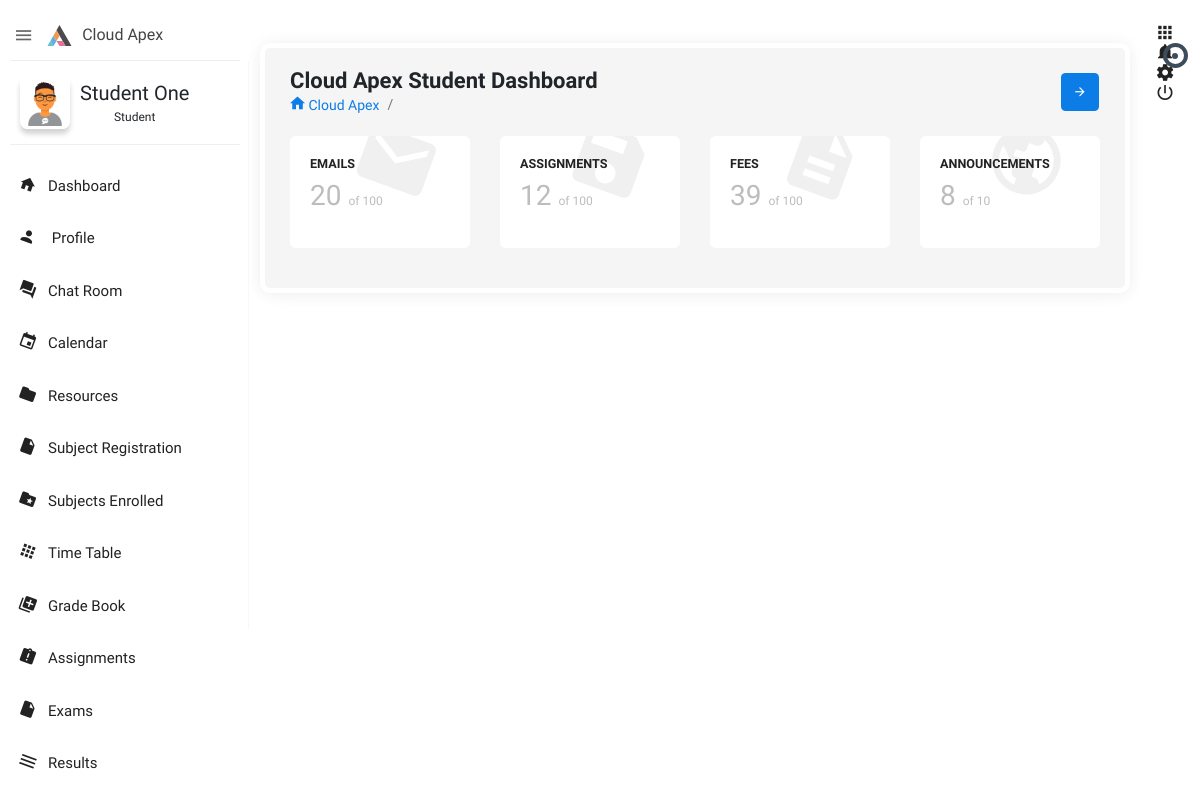
/student/ (signed in), run on the app's committed database.
### student/models.py (models this page shows, shortened)
class Student(models.Model):
   first_name = models.CharField(max_length=100)
   last_name = models.CharField(max_length=100)
   contact_no = models.CharField(max_length=20,default='2547xxxxxxx')
   parent_name = models.CharField(max_length=100)
   parent_phone_no = models.CharField(max_length=20,default='2547xxxxxxx')
   city = models.CharField(max_length=100,default='Nairobi')
   country = models.CharField(max_length=100,default='Kenya')
   profile = models.ImageField(blank=True,null=True,upload_to='profile/')
   user = models.OneToOneField(Account,on_delete=models.CASCADE)
   about = models.TextField(max_length=500,blank=True,null=True)

### student/views.py (the view)
# urls.py: path('',StudentDashboard.as_view(),name='student_dashboard'),
class StudentDashboard(View):
   template_name = 'student/index.html'
   @method_decorator(login_required, 'signin')
   def get(self, request):
      user_id = request.user.id
      student_id = getLogedInStudentId(user_id)
      student = Student.objects.get(id=student_id)
      context = {
         'student': student,
         'school_name': constants.SCHOOL_NAME,
      }
      return render(request, self.template_name, context)

### student/views.py (called while the page is built)
def getLogedInStudentId(user_id):
    s = Student.objects.get(user_id=user_id)
    return s.id

### templates/student/index.html (shortened to what this page needs)
﻿{% extends 'includes/student_base.html' %} {% block sidebar %} {% endblock %} {% block content %}
<section class="content">
    <div class="">
        <div class="block-header">
            <div class="row">
                <div class="col-lg-7 col-md-6 col-sm-12">
                    <h2>{{ school_name }} Student Dashboard</h2>
                    <ul class="breadcrumb">
                        <li class="breadcrumb-item"><a href="index.html"><i class="zmdi zmdi-home"></i> {{ school_name }} </a></li>
                        <li class="breadcrumb-item active">{{ student.name }}</li>
                    </ul>
                </div>
                <div class="col-lg-5 col-md-6 col-sm-12">
                    <button class="btn btn-primary btn-icon float-right right_icon_toggle_btn" type="button"><i class="zmdi zmdi-arrow-right"></i></button>
                </div>
            </div>
        </div>
        <div class="container-fluid">
            <div class="row clearfix">
                <div class="col-lg-3 col-md-6 col-sm-12">
                    <div class="card widget_2 big_icon email">
                        <div class="body">
                            <h6>Emails</h6>
                            <h2>20 <small class="info">of 100</small></h2>
                        </div>
                    </div>
                </div>
                <div class="col-lg-3 col-md-6 col-sm-12">
                    <div class="card widget_2 big_icon storage">
                        <div class="body">
                            <h6 style="z-index: 100 !important; position:relative;"> Assignments</h6>
                            <h2>12 <small class="info">of 100</small></h2>
                        </div>
                    </div>
                </div>
                <div class="col-lg-3 col-md-6 col-sm-12">
                    <div class="card widget_2 big_icon documents">
                        <div class="body">
                            <h6>Fees</h6>
                            <h2>39 <small class="info">of 100</small></h2>
                        </div>
                    </div>
                </div>
                <div class="col-lg-3 col-md-6 col-sm-12">
                    <div class="card widget_2 big_icon domains">
                        <div class="body">
                            <h6 style="z-index: 100 !important; position:relative;">Announcements</h6>
                            <h2>8 <small class="info">of 10</small></h2>
                        </div>
                    </div>
                </div>
            </div>
        </div>
    </div>
</section>
{% endblock %}

### templates/includes/student_base.html (shortened to what this page needs)
{% load static %} {% load active_link_tags %}
<!doctype html>
<html class="no-js" lang="en">
<head>
    <link rel="stylesheet" href="{% static 'assets/plugins/bootstrap/css/bootstrap.min.css' %}">
    <link rel="stylesheet" href="{% static 'assets/plugins/jvectormap/jquery-jvectormap-2.0.3.min.css' %}" />
    <link rel="stylesheet" href="{% static 'assets/plugins/charts-c3/plugin.css' %}" />
    <link rel="stylesheet" href="{% static 'assets/plugins/morrisjs/morris.min.css' %}" />
    <link rel="stylesheet" href="{% static 'assets/css/style.min.css' %}">
</head>
<body class="theme-blush">
    <div class="navbar-right">
        <ul class="navbar-nav">
            <li class="dropdown">
                <a href="javascript:void(0);" class="dropdown-toggle" title="App" data-toggle="dropdown" role="button"><i class="zmdi zmdi-apps"></i></a>
            </li>
            <li class="dropdown">
                <a href="javascript:void(0);" class="dropdown-toggle" title="Notifications" data-toggle="dropdown" role="button"><i class="zmdi zmdi-notifications"></i>
                <div class="notify"><span class="heartbit"></span><span class="point"></span></div>
            </a>
            </li>
            <li><a href="javascript:void(0);" class="js-right-sidebar" title="Setting"><i class="zmdi zmdi-settings zmdi-hc-spin"></i></a></li>
            <li><a href="sign-in.html" class="mega-menu" title="Sign Out"><i class="zmdi zmdi-power"></i></a></li>
        </ul>
    </div>
    <aside id="leftsidebar" class="sidebar">
        <div class="navbar-brand">
            <button class="btn-menu ls-toggle-btn" type="button"><i class="zmdi zmdi-menu"></i></button>
            <a href="index.html"><img src="{% static 'assets/images/logo.svg' %}" width="25" alt="Aero"><span class="m-l-10">{{ school_name }}</span></a>
        </div>
        <div class="menu">
            <ul class="list">
                <li>
                    <div class="user-info">
                        <a class="image" href="profile.html"><img src="{{ student.profile.url }}" alt="User"></a>
                        <div class="detail">
                            <h4>{{ student.first_name }} {{ student.last_name }} </h4>
                            <small>Student</small>
                        </div>
                    </div>
                </li>
                <li class="{% active_link 'student_dashboard' 'active open' strict=True %}">
                    <a href="{% url 'student_dashboard' %}"><i class="zmdi zmdi-home"></i><span>Dashboard</span></a>
                </li>
                <li class="{% active_link 'student_profile' 'active open' strict=True %}">
                    <a href="{% url 'student_profile' %}"><i class="zmdi zmdi-account"></i><span>  Profile</span></a>
                </li>
                <li class="{% active_link 'student_chat' 'active open' strict=True %}">
                    <a href="{% url 'student_chat' %}"><i class="zmdi zmdi-comments"></i><span>Chat Room</span></a>
                </li>
                <li class="{% active_link 'student_calendar' 'active open' strict=True %}">
                    <a href="{% url 'student_calendar' %}"><i class="zmdi zmdi-calendar"></i><span>Calendar</span></a>
                </li>
                <li class="{% active_link 'student_resources' 'active open' strict=True %}">
                    <a href="{% url 'student_resources' %}"><i class="zmdi zmdi-folder"></i><span>Resources</span></a>
                </li>
                <li class="{% active_link 'student_subject_registration' 'active open' strict=True %}">
                    <a href="{% url 'student_subject_registration' %}"><i class="zmdi zmdi-file"></i><span>Subject Registration</span></a>
                </li>
                <li class="{% active_link 'student_subjects_enrolled' 'active open' strict=True %}">
                    <a href="{% url 'student_subjects_enrolled' %}"><i class="zmdi zmdi-folder-star"></i><span>Subjects Enrolled</span></a>
                </li>
                <li class="{% active_link 'student_timetable' 'active open' strict=True %}">
                    <a href="{% url 'student_timetable' %}"><i class="zmdi zmdi-apps"></i><span>Time Table</span></a>
                </li>
                <li class="{% active_link 'student_gradebook' 'active open' strict=True %}">
                    <a href="{% url 'student_gradebook' %}"><i class="zmdi zmdi-collection-plus"></i><span>Grade Book</span></a>
                </li>
                <li class="{% active_link 'student_assignments' 'active open' strict=True %}">
                    <a href="{% url 'student_assignments' %}"><i class="zmdi zmdi-assignment-alert"></i><span>Assignments</span></a>
                </li>
                <li class="{% active_link 'student_exams' 'active open' strict=True %}">
                    <a href="{% url 'student_exams' %}"><i class="zmdi zmdi-file"></i><span>Exams</span></a>
                </li>
                <li class="{% active_link 'student_results' 'active open' strict=True %}">
                    <a href="{% url 'student_results' %}"><i class="zmdi zmdi-menu"></i><span>Results</span></a>
                </li>
                <li class="{% active_link 'student_fees' 'active open' strict=True %}">
                    <a href="{% url 'student_fees' %}"><span>Fees</span></a>
                </li>
                <br><br><br><br>
            </ul>
        </div>
    </aside>
    {% block content %} {% endblock %}
</body>
</html>

### data on the page
Student: profile (picture), first_name "Student", last_name "One"

### other printed values
{{ school_name }} "Cloud Apex"
